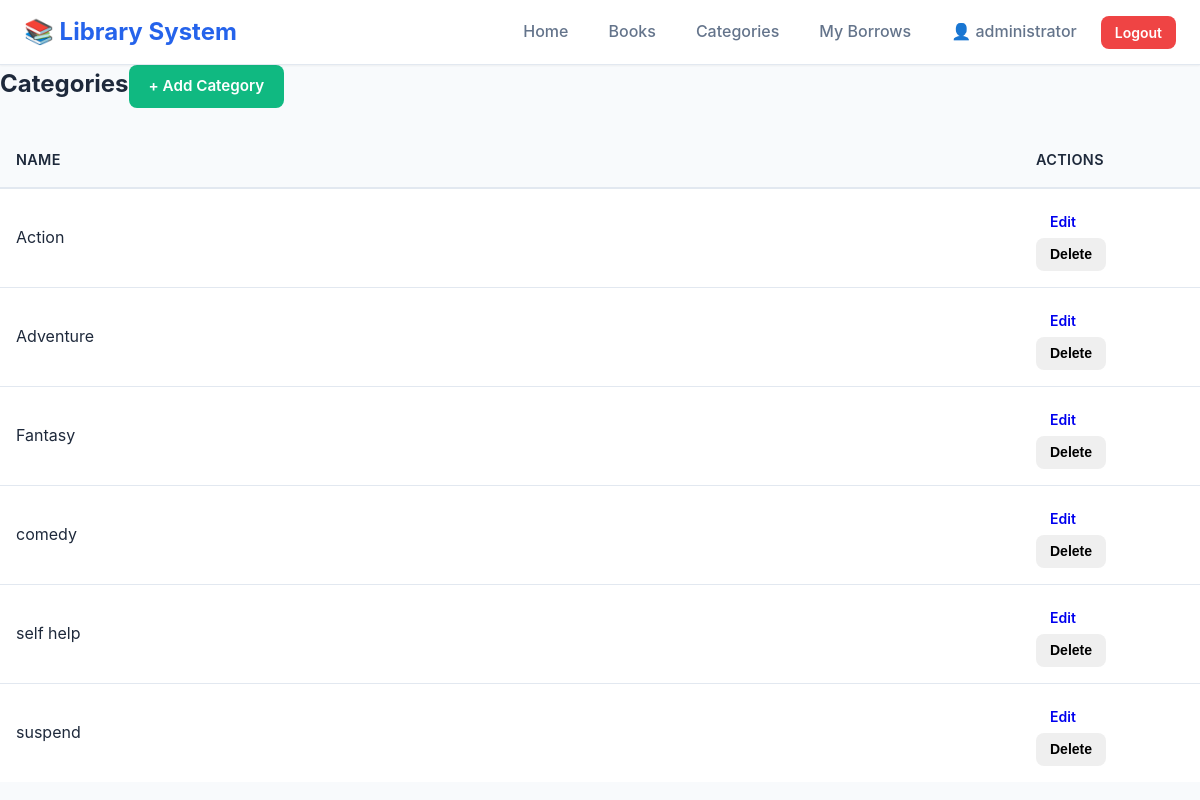
/categories (signed in), run on the app's committed database.
### library_app_2025/models.py (models this page shows, shortened)
class User(db.Model, UserMixin):
    id = db.Column(db.Integer, primary_key=True)
    username = db.Column(db.String(150), unique=True, nullable=False)
    password = db.Column(db.String(255), nullable=False)
    role = db.Column(db.String(50), nullable=False, default='user')  # 'admin' or 'user'
    borrows = db.relationship('Borrow', backref='user', lazy=True)

class Category(db.Model):
    id = db.Column(db.Integer, primary_key=True)
    name = db.Column(db.String(50), unique=True, nullable=False)
    books = db.relationship('Book', backref='category', lazy=True)

### library_app_2025/app.py (the view)
@app.route('/categories')
def view_categories():
    categories = Category.query.order_by(Category.name.asc()).all()
    return render_template('categories.html', categories=categories)

### library_app_2025/app.py (called while the page is built)
@login_manager.user_loader
def load_user(user_id):
    return User.query.get(int(user_id))

### library_app_2025/templates/categories.html
{% extends 'base.html' %}
{% block content %}
<div class="d-flex justify-content-between align-items-center mb-3">
  <h2 class="h4 mb-0">Categories</h2>
  <a class="btn btn-success" href="{{ url_for('add_category') }}">+ Add Category</a>
</div>
<div class="table-responsive">
  <table class="table table-striped align-middle">
    <thead>
      <tr>
        <th>Name</th>
        <th style="width: 180px;">Actions</th>
      </tr>
    </thead>
    <tbody>
      {% for c in categories %}
      <tr>
        <td>{{ c.name }}</td>
        <td>
          <a class="btn btn-sm btn-outline-primary" href="{{ url_for('edit_category', cat_id=c.id) }}">Edit</a>
          <form action="{{ url_for('delete_category', cat_id=c.id) }}" method="POST" class="d-inline" onsubmit="return confirm('Delete this category?');">
            <button class="btn btn-sm btn-outline-danger" type="submit">Delete</button>
          </form>
        </td>
      </tr>
      {% else %}
      <tr><td colspan="2" class="text-center text-muted">No categories yet.</td></tr>
      {% endfor %}
    </tbody>
  </table>
</div>
{% endblock %}

### library_app_2025/templates/base.html (shortened to what this page needs)
<!DOCTYPE html>
<html lang="en">
<head>
    <link rel="stylesheet" href="{{ url_for('static', filename='style.css') }}">
</head>
<body>
    <nav class="navbar">
        <div class="navbar-container">
            <a href="{{ url_for('index') }}" class="navbar-brand">
                📚 Library System
            </a>
            <ul class="navbar-nav">
                {% if current_user.is_authenticated %}
                    <li><a href="{{ url_for('index') }}" class="nav-link">Home</a></li>
                    <li><a href="{{ url_for('view_books') }}" class="nav-link">Books</a></li>
                    <li><a href="{{ url_for('view_categories') }}" class="nav-link">Categories</a></li>
                    <li><a href="{{ url_for('my_borrows') }}" class="nav-link">My Borrows</a></li>
                    <li><span class="nav-link text-muted">👤 {{ current_user.username }}</span></li>
                    <li><a href="{{ url_for('logout') }}" class="btn btn-sm btn-danger">Logout</a></li>
                {% else %}
                    <li><a href="{{ url_for('login') }}" class="btn btn-sm btn-primary">Login</a></li>
                    <li><a href="{{ url_for('register') }}" class="btn btn-sm btn-outline">Register</a></li>
                {% endif %}
            </ul>
        </div>
    </nav>
    {% block content %}{% endblock %}
</body>
</html>

### library_app_2025/static/Images/style.css (style rules this page uses)
:root { --primary-color: #2563eb; --primary-hover: #1d4ed8; --secondary-color: #64748b; --success-color: #10b981; --warning-color: #f59e0b; --danger-color: #ef4444; --info-color: #3b82f6; --background: #f8fafc; --surface: #ffffff; --text-primary: #1e293b; --text-secondary: #64748b; --border-color: #e2e8f0; --shadow-sm: 0 1px 2px 0 rgba(0, 0, 0, 0.05); --shadow-md: 0 4px 6px -1px rgba(0, 0, 0, 0.1), 0 2px 4px -1px rgba(0, 0, 0, 0.06); --shadow-lg: 0 10px 15px -3px rgba(0, 0, 0, 0.1), 0 4px 6px -2px rgba(0, 0, 0, 0.05); --radius-sm: 0.375rem; --radius-md: 0.5rem; --radius-lg: 0.75rem; }
* { margin: 0; padding: 0; box-sizing: border-box; }
body { font-family: -apple-system, BlinkMacSystemFont, 'Segoe UI', Roboto, 'Helvetica Neue', Arial, sans-serif; background-color: var(--background); color: var(--text-primary); line-height: 1.6; min-height: 100vh; }
.navbar { background-color: var(--surface); box-shadow: var(--shadow-sm); border-bottom: 1px solid var(--border-color); position: sticky; top: 0; z-index: 1000; }
.navbar-container { max-width: 1280px; margin: 0 auto; padding: 0 1.5rem; display: flex; justify-content: space-between; align-items: center; min-height: 4rem; }
.navbar-brand { font-size: 1.5rem; font-weight: 700; color: var(--primary-color); text-decoration: none; display: flex; align-items: center; gap: 0.5rem; }
.navbar-nav { list-style: none; display: flex; gap: 0.5rem; align-items: center; }
.nav-link { color: var(--text-secondary); text-decoration: none; padding: 0.5rem 1rem; border-radius: var(--radius-md); transition: all 0.2s; font-weight: 500; }
.btn { display: inline-block; padding: 0.625rem 1.25rem; font-size: 0.95rem; font-weight: 600; text-align: center; text-decoration: none; border: none; border-radius: var(--radius-md); cursor: pointer; transition: all 0.2s; line-height: 1.5; }
.btn-success { background-color: var(--success-color); color: white; }
.btn-danger { background-color: var(--danger-color); color: white; }
.btn-sm { padding: 0.375rem 0.875rem; font-size: 0.875rem; }
.table { width: 100%; border-collapse: collapse; background-color: var(--surface); }
.table thead { background-color: var(--background); }
.table th { padding: 1rem; text-align: left; font-weight: 600; color: var(--text-primary); border-bottom: 2px solid var(--border-color); font-size: 0.9rem; text-transform: uppercase; letter-spacing: 0.025em; }
.table td { padding: 1rem; border-bottom: 1px solid var(--border-color); color: var(--text-primary); }
.table tbody tr:last-child td { border-bottom: none; }
.text-muted { color: var(--text-secondary); }
.mb-0 { margin-bottom: 0; }
.mb-3 { margin-bottom: 1.5rem; }
.d-flex { display: flex; }

### data on the page
User: username "administrator"
Category: name "Action"
Category: name "Adventure"
Category: name "Fantasy"
Category: name "comedy"
Category: name "self help"
Category: name "suspend"
